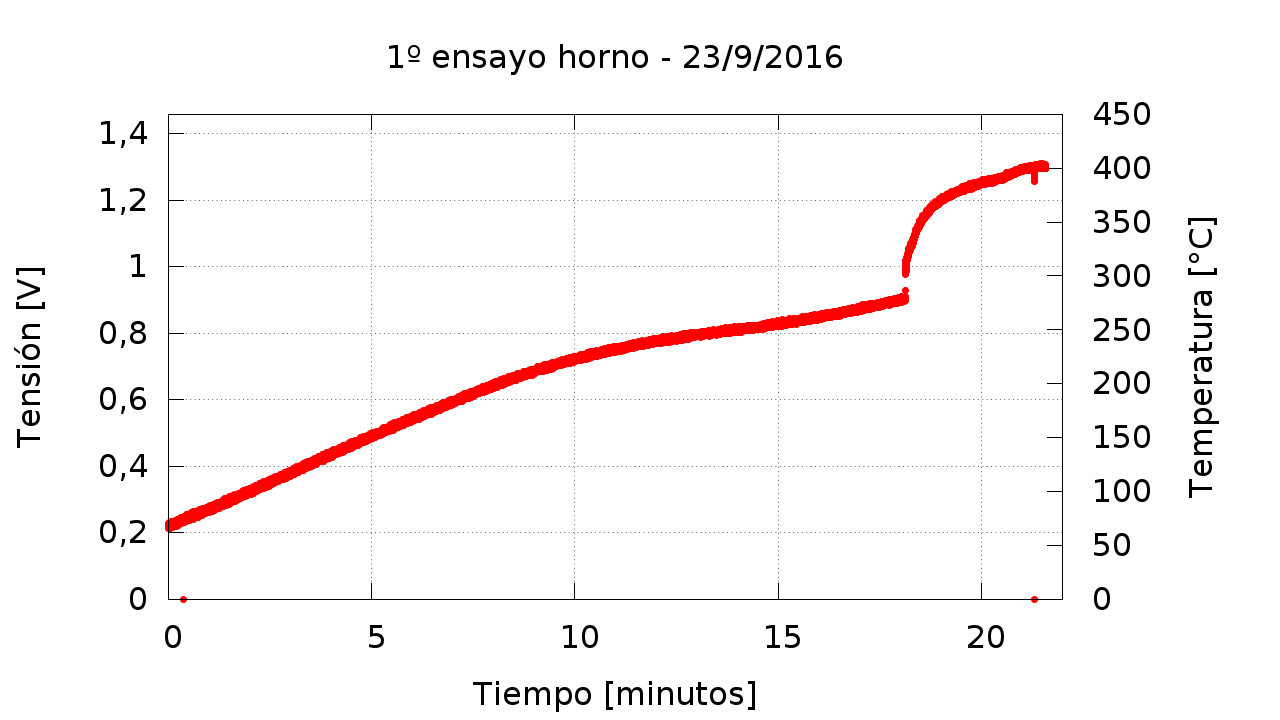

This chart was generated by the following gnuplot code:
#!/usr/bin/gnuplot

set term pngcairo enhanced solid size 1280,720 fontscale 2

set datafile separator ","
set decimalsign ","

set grid
#set rmargin 10
#set lmargin 1
#set tmargin 1
#set bmargin 0.5
set xlabel "Tiempo [minutos]"
set ylabel "Tensión [V]"
set nokey

dv = 3.3/4096 # LSB
tm = 0.01     # periodo de muestreo
g = 81        # ganancia


set ytics nomirror
set y2label "Temperatura [°C]"
set y2tics

datos_1 = "../horno_primer_ensayo.csv"
datos_2 = "../captura_continua_28-Sep-2016.csv"
datos_3 = "../captura_continua_29-Sep-2016_20:00:26.csv"

set xrange [0:22]
set yrange [0:1.458]
set y2range [0:450]

set output "horno_ensayo_1.png"
set title "1º ensayo horno - 23/9/2016"
plot datos_1 using ($1*tm/60):($2*dv) with points lc rgb "blue", \
          '' using ($1*tm/60):($2*dv/g/40e-6) with points axes x1y2 pt 7 lc rgb "red"

set xrange [0:125]
set yrange [0:2.268]
set y2range [0:700]

set output "horno_ensayo_2.png"
set title "2º ensayo horno - escalón de 110V, horno abierto - 28/9/2016"

# los datos ya estan escalados
plot datos_2 using ($1/60):($2) with points lc rgb "blue", \
          '' using ($1/60):($2/g/40e-6) with points axes x1y2 pt 7 lc rgb "red"

set xrange [0:95]
set yrange [0:1.134]
set y2range [0:350]

set output "horno_ensayo_3.png"
set title "3º ensayo horno - escalón de 50V, horno cerrado - 29/9/2016"

# los datos ya estan escalados
plot datos_3 using ($1/60):($2) with points lc rgb "blue", \
          '' using ($1/60):($2/g/40e-6) with points axes x1y2 pt 7 lc rgb "red"
